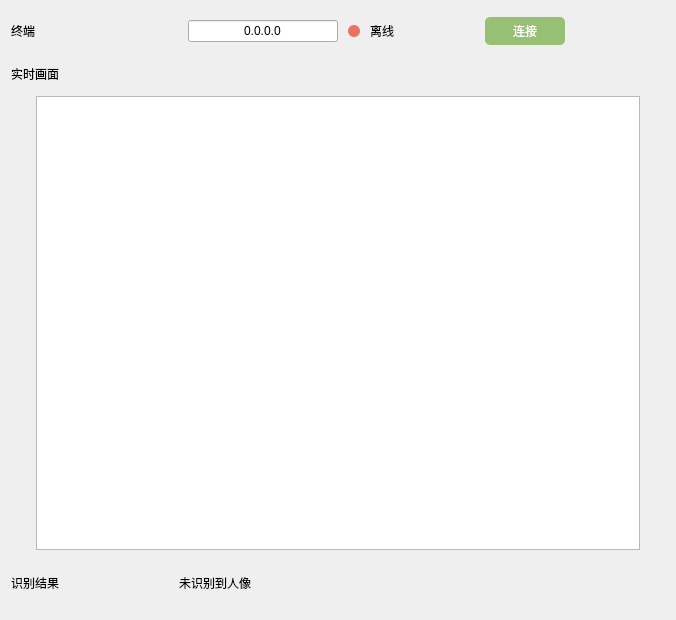
<?xml version="1.0" encoding="UTF-8"?>
<ui version="4.0">
 <class>controlwidget</class>
 <widget class="QWidget" name="controlwidget">
  <property name="geometry">
   <rect>
    <x>0</x>
    <y>0</y>
    <width>676</width>
    <height>620</height>
   </rect>
  </property>
  <property name="windowTitle">
   <string>Form</string>
  </property>
  <layout class="QVBoxLayout" name="verticalLayout_2">
   <item>
    <layout class="QVBoxLayout" name="verticalLayout">
     <item>
      <layout class="QHBoxLayout" name="horizontalLayout_2" stretch="0,2,1,0,1,1,0">
       <property name="spacing">
        <number>10</number>
       </property>
       <item>
        <widget class="QLabel" name="label">
         <property name="styleSheet">
          <string notr="true">font: 75 12pt &quot;思源黑体 CN Bold&quot;;</string>
         </property>
         <property name="text">
          <string>终端</string>
         </property>
        </widget>
       </item>
       <item>
        <spacer name="horizontalSpacer_7">
         <property name="orientation">
          <enum>Qt::Horizontal</enum>
         </property>
         <property name="sizeHint" stdset="0">
          <size>
           <width>40</width>
           <height>20</height>
          </size>
         </property>
        </spacer>
       </item>
       <item>
        <widget class="QLineEdit" name="ip">
         <property name="minimumSize">
          <size>
           <width>150</width>
           <height>0</height>
          </size>
         </property>
         <property name="maximumSize">
          <size>
           <width>150</width>
           <height>16777215</height>
          </size>
         </property>
         <property name="toolTip">
          <string/>
         </property>
         <property name="styleSheet">
          <string notr="true">font:9pt &quot;思源黑体 CN Regular&quot;;</string>
         </property>
         <property name="text">
          <string>0.0.0.0</string>
         </property>
         <property name="alignment">
          <set>Qt::AlignCenter</set>
         </property>
        </widget>
       </item>
       <item>
        <layout class="QHBoxLayout" name="horizontalLayout">
         <item>
          <widget class="QLabel" name="statuslabel">
           <property name="minimumSize">
            <size>
             <width>12</width>
             <height>12</height>
            </size>
           </property>
           <property name="maximumSize">
            <size>
             <width>12</width>
             <height>12</height>
            </size>
           </property>
           <property name="styleSheet">
            <string notr="true">border-radius: 6px;
background: #ED7161</string>
           </property>
           <property name="text">
            <string/>
           </property>
          </widget>
         </item>
         <item>
          <widget class="QLabel" name="statustext">
           <property name="styleSheet">
            <string notr="true">font: 9pt &quot;思源黑体 CN Regular&quot;;</string>
           </property>
           <property name="text">
            <string>离线</string>
           </property>
          </widget>
         </item>
        </layout>
       </item>
       <item>
        <spacer name="horizontalSpacer_5">
         <property name="orientation">
          <enum>Qt::Horizontal</enum>
         </property>
         <property name="sizeHint" stdset="0">
          <size>
           <width>40</width>
           <height>20</height>
          </size>
         </property>
        </spacer>
       </item>
       <item>
        <widget class="QPushButton" name="connectbtn">
         <property name="minimumSize">
          <size>
           <width>100</width>
           <height>0</height>
          </size>
         </property>
         <property name="maximumSize">
          <size>
           <width>100</width>
           <height>16777215</height>
          </size>
         </property>
         <property name="styleSheet">
          <string notr="true">background-color: #98C075;
color: rgb(255, 255, 255);
border-radius: 5px;
padding: 5px 5px;
margin: 5px 10px;
font: 75 9pt &quot;思源黑体 CN Bold&quot;;</string>
         </property>
         <property name="text">
          <string>连接</string>
         </property>
        </widget>
       </item>
       <item>
        <widget class="SwitchButton" name="switchbtn" native="true">
         <property name="minimumSize">
          <size>
           <width>80</width>
           <height>40</height>
          </size>
         </property>
         <property name="maximumSize">
          <size>
           <width>80</width>
           <height>40</height>
          </size>
         </property>
        </widget>
       </item>
      </layout>
     </item>
    </layout>
   </item>
   <item>
    <layout class="QHBoxLayout" name="horizontalLayout_3">
     <item>
      <widget class="QLabel" name="label_2">
       <property name="styleSheet">
        <string notr="true">font: 75 12pt &quot;思源黑体 CN Bold&quot;;</string>
       </property>
       <property name="text">
        <string>实时画面</string>
       </property>
      </widget>
     </item>
     <item>
      <spacer name="horizontalSpacer">
       <property name="orientation">
        <enum>Qt::Horizontal</enum>
       </property>
       <property name="sizeHint" stdset="0">
        <size>
         <width>40</width>
         <height>20</height>
        </size>
       </property>
      </spacer>
     </item>
     <item>
      <widget class="QPushButton" name="savebtn">
       <property name="minimumSize">
        <size>
         <width>33</width>
         <height>33</height>
        </size>
       </property>
       <property name="maximumSize">
        <size>
         <width>33</width>
         <height>33</height>
        </size>
       </property>
       <property name="styleSheet">
        <string notr="true"/>
       </property>
       <property name="text">
        <string/>
       </property>
       <property name="icon">
        <iconset resource="../../assets/assets.qrc">
         <normaloff>:/images/images/save.png</normaloff>:/images/images/save.png</iconset>
       </property>
       <property name="iconSize">
        <size>
         <width>30</width>
         <height>30</height>
        </size>
       </property>
       <property name="flat">
        <bool>true</bool>
       </property>
      </widget>
     </item>
    </layout>
   </item>
   <item>
    <layout class="QHBoxLayout" name="horizontalLayout_5" stretch="1,0,1">
     <property name="spacing">
      <number>0</number>
     </property>
     <item>
      <spacer name="horizontalSpacer_3">
       <property name="orientation">
        <enum>Qt::Horizontal</enum>
       </property>
       <property name="sizeHint" stdset="0">
        <size>
         <width>40</width>
         <height>20</height>
        </size>
       </property>
      </spacer>
     </item>
     <item>
      <widget class="QGraphicsView" name="image">
       <property name="minimumSize">
        <size>
         <width>604</width>
         <height>454</height>
        </size>
       </property>
       <property name="maximumSize">
        <size>
         <width>604</width>
         <height>454</height>
        </size>
       </property>
       <property name="verticalScrollBarPolicy">
        <enum>Qt::ScrollBarAlwaysOff</enum>
       </property>
       <property name="horizontalScrollBarPolicy">
        <enum>Qt::ScrollBarAlwaysOff</enum>
       </property>
       <property name="sizeAdjustPolicy">
        <enum>QAbstractScrollArea::AdjustToContents</enum>
       </property>
      </widget>
     </item>
     <item>
      <spacer name="horizontalSpacer_4">
       <property name="orientation">
        <enum>Qt::Horizontal</enum>
       </property>
       <property name="sizeHint" stdset="0">
        <size>
         <width>40</width>
         <height>20</height>
        </size>
       </property>
      </spacer>
     </item>
    </layout>
   </item>
   <item>
    <layout class="QHBoxLayout" name="horizontalLayout_4" stretch="1,1,1,5">
     <item>
      <widget class="QLabel" name="label_3">
       <property name="styleSheet">
        <string notr="true">font: 75 12pt &quot;思源黑体 CN Bold&quot;;</string>
       </property>
       <property name="text">
        <string>识别结果</string>
       </property>
      </widget>
     </item>
     <item>
      <spacer name="horizontalSpacer_6">
       <property name="orientation">
        <enum>Qt::Horizontal</enum>
       </property>
       <property name="sizeHint" stdset="0">
        <size>
         <width>40</width>
         <height>20</height>
        </size>
       </property>
      </spacer>
     </item>
     <item>
      <widget class="QLabel" name="nametext">
       <property name="styleSheet">
        <string notr="true">font:9pt &quot;思源黑体 CN Regular&quot;;</string>
       </property>
       <property name="text">
        <string>未识别到人像</string>
       </property>
      </widget>
     </item>
     <item>
      <spacer name="horizontalSpacer_2">
       <property name="orientation">
        <enum>Qt::Horizontal</enum>
       </property>
       <property name="sizeHint" stdset="0">
        <size>
         <width>40</width>
         <height>20</height>
        </size>
       </property>
      </spacer>
     </item>
    </layout>
   </item>
  </layout>
 </widget>
 <customwidgets>
  <customwidget>
   <class>SwitchButton</class>
   <extends>QWidget</extends>
   <header location="global">switchbutton.h</header>
   <container>1</container>
  </customwidget>
 </customwidgets>
 <resources>
  <include location="../../assets/assets.qrc"/>
 </resources>
 <connections/>
</ui>
